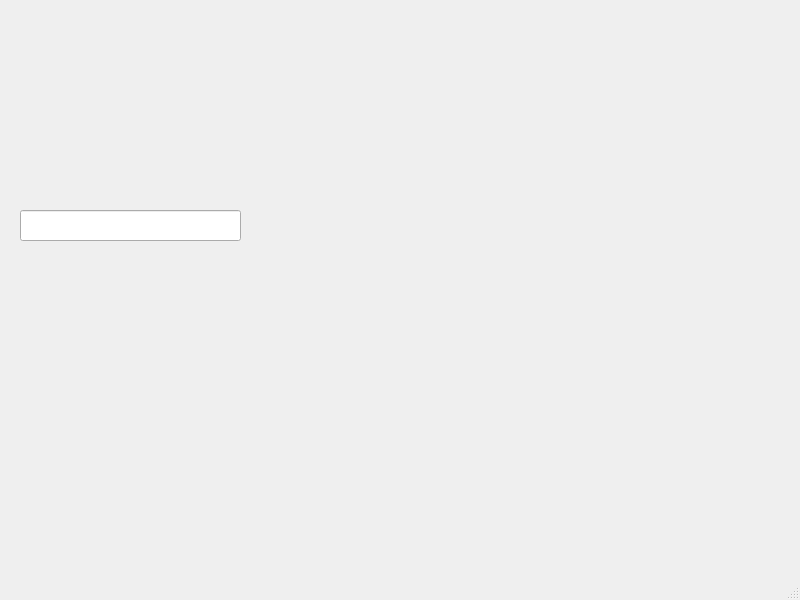
<?xml version="1.0" encoding="UTF-8"?>
<ui version="4.0">
 <class>MainWindow</class>
 <widget class="QMainWindow" name="MainWindow">
  <property name="geometry">
   <rect>
    <x>0</x>
    <y>0</y>
    <width>800</width>
    <height>600</height>
   </rect>
  </property>
  <property name="windowTitle">
   <string>MainWindow</string>
  </property>
  <property name="styleSheet">
   <string notr="true"/>
  </property>
  <widget class="QWidget" name="centralwidget">
   <widget class="ClickableLabel" name="label_logo">
    <property name="geometry">
     <rect>
      <x>20</x>
      <y>10</y>
      <width>221</width>
      <height>181</height>
     </rect>
    </property>
    <property name="sizePolicy">
     <sizepolicy hsizetype="Fixed" vsizetype="Fixed">
      <horstretch>0</horstretch>
      <verstretch>0</verstretch>
     </sizepolicy>
    </property>
    <property name="styleSheet">
     <string notr="true"/>
    </property>
    <property name="text">
     <string/>
    </property>
   </widget>
   <widget class="QLineEdit" name="lineEdit">
    <property name="geometry">
     <rect>
      <x>20</x>
      <y>210</y>
      <width>221</width>
      <height>31</height>
     </rect>
    </property>
   </widget>
  </widget>
  <widget class="QMenuBar" name="menubar">
   <property name="geometry">
    <rect>
     <x>0</x>
     <y>0</y>
     <width>800</width>
     <height>21</height>
    </rect>
   </property>
  </widget>
  <widget class="QStatusBar" name="statusbar"/>
 </widget>
 <customwidgets>
  <customwidget>
   <class>ClickableLabel</class>
   <extends>QLabel</extends>
   <header>clickablelabel.h</header>
  </customwidget>
 </customwidgets>
 <resources/>
 <connections/>
</ui>
